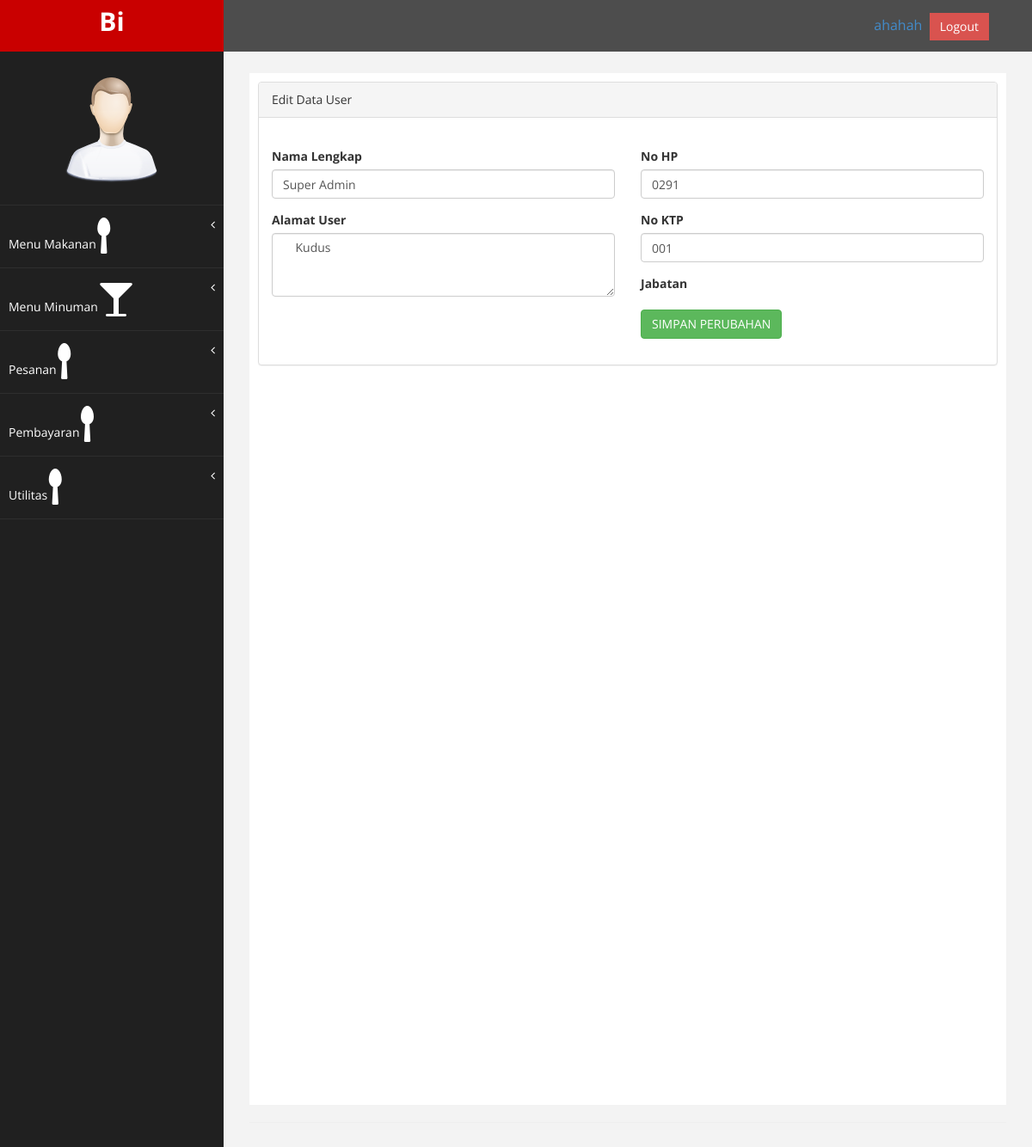
Screenshot of /index.php/UserController/editUser/1 with the database file from the repository.
### tables this page shows
CREATE TABLE IF NOT EXISTS `user` (
  `id_user` int(11) NOT NULL AUTO_INCREMENT,
  `id_credential` int(11) NOT NULL,
  `nama_user` varchar(50) NOT NULL,
  `alamat_user` varchar(150) NOT NULL,
  `no_ktp` varchar(30) NOT NULL,
  `no_telp` varchar(20) NOT NULL,
  `foto` varchar(150) NOT NULL,
  `ttl` varchar(40) NOT NULL,
  PRIMARY KEY (`id_user`)
);

### application/controllers/UserController.php (called while the page is built, shortened)
<?php
class UserController extends CI_Controller {
	public function __construct()
	{
		$this->load->helper(array('form','url', 'text_helper','date','file'));
		$this->load->library(array('Pagination','image_lib','session'));
		$this->load->model('M_user');
	}
	public function editUser($idCreden)
	{
		 $data = array();
		 $user =  $this->M_user->findById($idCreden);
		 $data['user'] = $user;
		 $this->load->view('superadmin/v_header.php',$data);
		 $this->load->view('superadmin/v_sidebar.php',$data);
		 $this->load->view('superadmin/v_edit_user.php',$data);
		 $this->load->view('superadmin/v_footer.php',$data);
	}
}

### index.php (called while the page is built, shortened)
<?php
require_once BASEPATH.'core/CodeIgniter.php';

### application/models/m_user.php (called while the page is built, shortened)
<?php  if ( ! defined('BASEPATH')) exit('No direct script access allowed');
	class M_user extends CI_Model
	{
		public function findById($id)
		{
			$this->db = $this->load->database('default', true);
			$this->db->select('*');
			$this->db->from('user');
			$this->db->where("id_user", $id);
			$query = $this->db->get();
			return $query->row();
		}
	}
?>

### application/views/superadmin/v_edit_user.php (the view, shortened to what this page needs)
<div id="page-wrapper" >
    <div id="page-inner">
        <div class="row">
            <div class="col-md-12">
             <div class="panel panel-default">
                <div class="panel-heading">
                    Edit Data User
                </div>
                <div class="panel-body">
                    <div class="row">
                        <div class="col-md-6">
                        <br>
                            <form action="<?php echo site_url('UserController/saveUpdate'); ?>" method="post">
                                <div class="form-group">
                                    <label>Nama Lengkap</label>
                                    <input class="form-control" name = "namalengkap" value="<?php if($user!="") echo $user->nama_user; ?>" placeholder="Nama Lengkap" required/>
                                </div>
                                <div class="form-group">
                                    <label>Alamat User</label>
                                    <textarea  name='alamat' class="form-control" rows="3" required>  <?php if($user!="") echo $user->alamat_user; ?></textarea>
                                </div>
                        </div>
                        <div class="col-md-6">
                        <br>
                            <div class="form-group">
                                    <label>No HP</label>
                                    <input class="form-control" name = "notelepon" placeholder="No Telepon" value="<?php if($user!="") echo $user->no_telp; ?>" required />
                                </div>
                              <div class="form-group">
                                    <label>No KTP</label>
                                    <input class="form-control" name = "noktp" placeholder="No KTP" value="<?php if($user!="") echo $user->no_ktp; ?>"  required />
                                </div>
                                 <div class="form-group">
                                    <label>Jabatan</label>
                                </div>
                            <div class="form-group">
                                 <button type="submit" class="btn btn-success">SIMPAN PERUBAHAN</button>
                            </div>
                        </div>
                        </div>
                    </div>
                </div>
            </div>
            </div>
        </div>
         <hr />
    </div>
</div>

### assets/css/custom.css (style rules this page uses)
body { font-family: 'Open Sans', sans-serif; }
#page-wrapper { padding: 15px 15px; min-height: 600px; background:#F3F3F3; }
#page-inner { width:100%; margin:10px 20px 10px 0px; background-color:#fff!important; padding:10px; min-height:1200px; }
@media (min-width:768px) { #page-wrapper { margin: 0 0 0 260px; padding: 15px 30px; min-height: 1200px; } }

### rows the page displays
user: namalengkap "Super Admin", alamat "Kudus", notelepon "0291", noktp "001"
